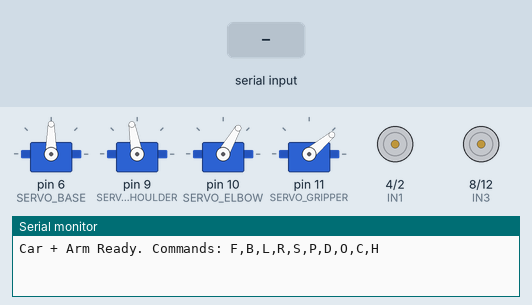
The sketch below on a simulated Arduino Uno, built with avr-gcc and run on an emulated ATmega328P. Shown: 4 × servo, motor-driver pin pairs drawn as motors (green arrow = first pin HIGH = forward, orange = second pin HIGH = backward, longer = more drive, scaled by the enable pin), the last lines printed to the serial monitor. Inputs (shaded band) come from the test bench.

Above: at 2.1 s.
2.2 s: "P" received over Serial
At 4.7 s:
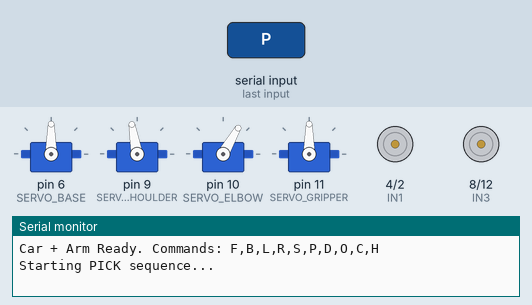
5.2 s: "F" received over Serial
At 6.4 s:
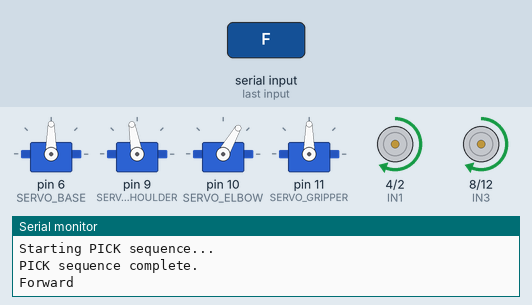
6.7 s: "B" received over Serial
At 7.7 s:
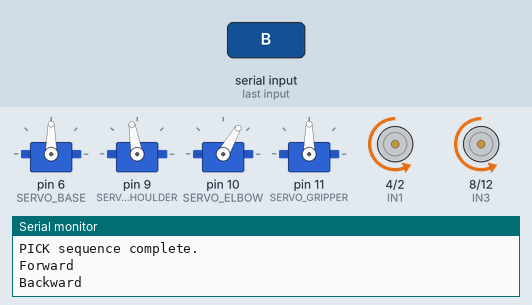
8.2 s: "L" received over Serial
At 8.8 s:
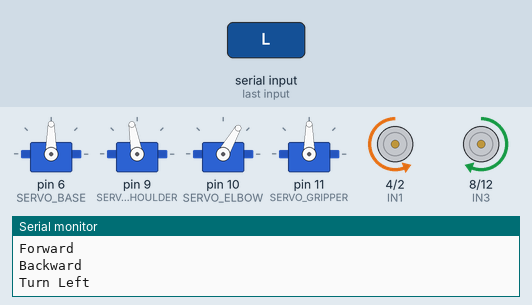
9.7 s: "R" received over Serial
At 10.9 s:
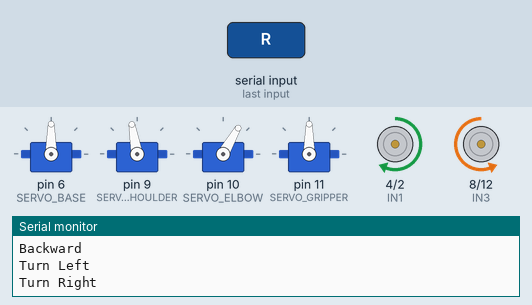
11.2 s: "S" received over Serial
At 12.3 s:
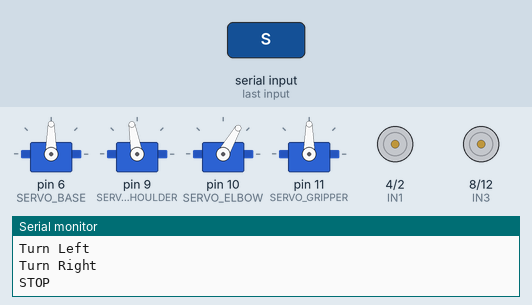
Timing chart, 0 to 13.7 s (numbered marks = the images above; inputs shaded):
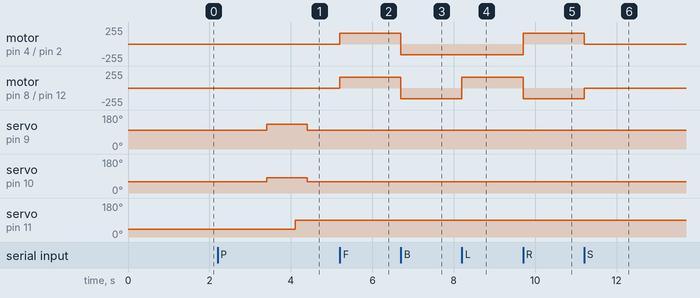

The sketch:

fullcode.ino
```cpp
#include <Servo.h>

// ---- Motor Driver (L298N) Pins ----
#define ENA 3  // PWM for Left Motor (Speed A)
#define IN1 4  // Left Motor Direction 1
#define IN2 2  // Left Motor Direction 2
#define ENB 5  // PWM for Right Motor (Speed B)
#define IN3 8  // Right Motor Direction 1
#define IN4 12 // Right Motor Direction 2

// ---- Servo Pins (4 DOF Arm) ----
#define SERVO_BASE 6
#define SERVO_SHOULDER 9
#define SERVO_ELBOW 10
#define SERVO_GRIPPER 11

Servo sBase, sShoulder, sElbow, sGrip;

// ---- Configuration Variables ----
// Default Motor Speed (0-255)
const int DRIVE_SPEED = 160;

// Servo Angle Calibration (These values MUST be tuned for YOUR arm's geometry)
const int BASE_HOME_ANGLE = 90;
const int SHOULDER_HOME_ANGLE = 100;
const int ELBOW_HOME_ANGLE = 60;
const int GRIPPER_OPEN = 40;
const int GRIPPER_CLOSE = 90;

const int SHOULDER_PICK_ANGLE = 130;
const int ELBOW_PICK_ANGLE = 80;

// =========================================================
// ---- Motor Control Functions ----
// =========================================================

void motorInit()
{
    pinMode(ENA, OUTPUT);
    pinMode(IN1, OUTPUT);
    pinMode(IN2, OUTPUT);
    pinMode(ENB, OUTPUT);
    pinMode(IN3, OUTPUT);
    pinMode(IN4, OUTPUT);
    stopMotors();
}

// Drive one motor (speed can be negative for reverse)
void driveOneMotor(int motor_ena, int motor_in1, int motor_in2, int spd)
{
    spd = constrain(spd, -255, 255);
    if (spd >= 0)
    {
        digitalWrite(motor_in1, HIGH);
        digitalWrite(motor_in2, LOW);
        analogWrite(motor_ena, spd);
    }
    else
    {
        digitalWrite(motor_in1, LOW);
        digitalWrite(motor_in2, HIGH);
        analogWrite(motor_ena, -spd);
    }
}

void drive(int left, int right)
{
    driveOneMotor(ENA, IN1, IN2, left);  // Left motor
    driveOneMotor(ENB, IN3, IN4, right); // Right motor
}

void stopMotors()
{
    analogWrite(ENA, 0); // ENA, ENB low for quick stop
    analogWrite(ENB, 0);
}

// =========================================================
// ---- Servo / Arm Control Functions ----
// =========================================================

void servoInit()
{
    sBase.attach(SERVO_BASE);
    sShoulder.attach(SERVO_SHOULDER);
    sElbow.attach(SERVO_ELBOW);
    sGrip.attach(SERVO_GRIPPER);
}

void openGripper()
{
    sGrip.write(GRIPPER_OPEN);
    delay(300);
}
void closeGripper()
{
    sGrip.write(GRIPPER_CLOSE);
    delay(300);
}

void armHome()
{
    // Forward direction, medium height (safe/ready position)
    sBase.write(BASE_HOME_ANGLE);
    sShoulder.write(SHOULDER_HOME_ANGLE);
    sElbow.write(ELBOW_HOME_ANGLE);
    openGripper();
    delay(600);
}

// Lowers arm to pick up object from ground level
void armPickPoseDown()
{
    sShoulder.write(SHOULDER_PICK_ANGLE);
    sElbow.write(ELBOW_PICK_ANGLE);
    delay(700);
}

// Lifts object to a safe height for driving
void armCarryPose()
{
    sShoulder.write(SHOULDER_HOME_ANGLE);
    sElbow.write(ELBOW_HOME_ANGLE);
    delay(700);
}

void pickSequence()
{
    Serial.println("Starting PICK sequence...");
    stopMotors();
    armHome();

    // 1. Move to picking pose (down)
    openGripper();
    armPickPoseDown();

    // 2. Grasp object
    closeGripper();

    // 3. Lift to carry pose
    armCarryPose();
    Serial.println("PICK sequence complete.");
}

void dropSequence()
{
    Serial.println("Starting DROP sequence...");
    stopMotors();

    // 1. Turn base servo slightly to side (assuming dustbin is to the right)
    sBase.write(140); // Tune angle for right-side drop
    delay(500);

    // 2. Lower arm over dustbin
    sShoulder.write(120);
    sElbow.write(80);
    delay(700);

    // 3. Release object
    openGripper();
    delay(400);

    // 4. Return to home position
    armHome();
    Serial.println("DROP sequence complete.");
}

// =========================================================
// ---- Setup & Loop ----
// =========================================================

void setup()
{
    Serial.begin(115200);
    motorInit();
    servoInit();
    armHome(); // Arm goes to default position on start

    Serial.println("Car + Arm Ready. Commands: F,B,L,R,S,P,D,O,C,H");
}

void loop()
{
    if (Serial.available())
    {
        char c = Serial.read();

        // Drive Commands
        if (c == 'F')
        {
            drive(DRIVE_SPEED, DRIVE_SPEED);
            Serial.println("Forward");
        }
        else if (c == 'B')
        {
            drive(-DRIVE_SPEED, -DRIVE_SPEED);
            Serial.println("Backward");
        }
        else if (c == 'L')
        {
            drive(-DRIVE_SPEED, DRIVE_SPEED);
            Serial.println("Turn Left");
        } // Spin turn
        else if (c == 'R')
        {
            drive(DRIVE_SPEED, -DRIVE_SPEED);
            Serial.println("Turn Right");
        } // Spin turn
        else if (c == 'S')
        {
            stopMotors();
            Serial.println("STOP");
        }

        // Arm Commands
        else if (c == 'P')
        {
            pickSequence();
        }
        else if (c == 'D')
        {
            dropSequence();
        }
        else if (c == 'O')
        {
            openGripper();
            Serial.println("Gripper OPEN");
        }
        else if (c == 'C')
        {
            closeGripper();
            Serial.println("Gripper CLOSE");
        }
        else if (c == 'H')
        {
            armHome();
            Serial.println("Arm HOME");
        }
    }
}
```

Measured:
- after the input at 2.2 s, servo on pin 9 (SERVO_SHOULDER): 100° → 130° after 1.2 s, → 100° 1.0 s later; servo on pin 10 (SERVO_ELBOW): 60° → 80° after 1.2 s, → 60° 1.0 s later; servo on pin 11 (SERVO_GRIPPER): 40° → 90° after 1.9 s
- after the input at 5.2 s, motor on pin 4 (IN1) / pin 2 (IN2), motor on pin 8 (IN3) / pin 12 (IN4): stopped → forward 160/255 at once
- after the input at 6.7 s, motor on pin 4 (IN1) / pin 2 (IN2), motor on pin 8 (IN3) / pin 12 (IN4): forward 160/255 → backward 160/255 at once
- after the input at 8.2 s, motor on pin 8 (IN3) / pin 12 (IN4): backward 160/255 → forward 160/255 at once
- after the input at 9.7 s, motor on pin 4 (IN1) / pin 2 (IN2): backward 160/255 → forward 160/255 at once; motor on pin 8 (IN3) / pin 12 (IN4): forward 160/255 → backward 160/255 at once
- after the input at 11.2 s, motor on pin 4 (IN1) / pin 2 (IN2): forward 160/255 → stopped at once; motor on pin 8 (IN3) / pin 12 (IN4): backward 160/255 → stopped at once
